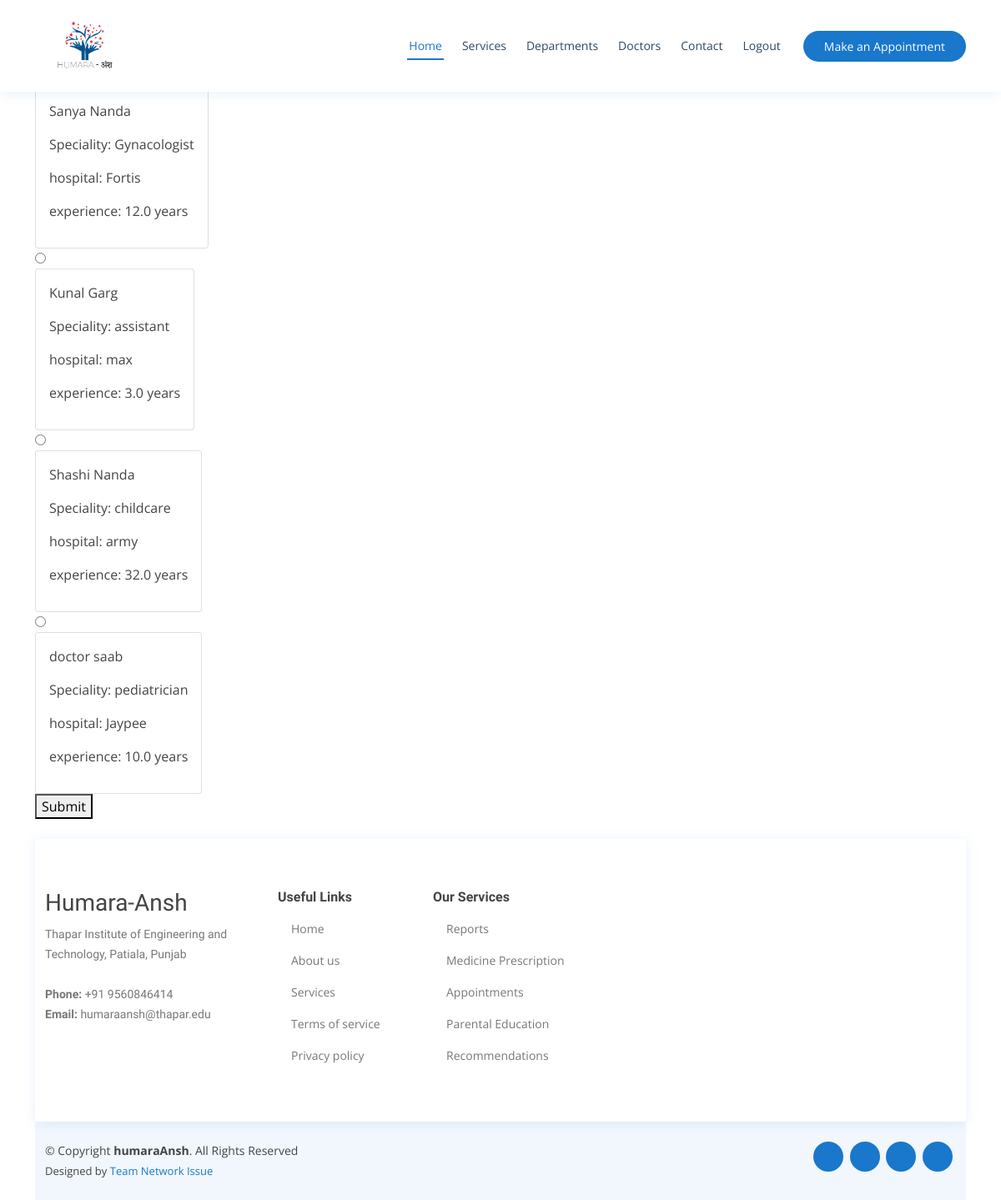
The app's page /map/select_doctor/ (signed in) with its own data.
### portal/models.py (models this page shows, shortened)
class Doctor(models.Model):
    user = models.OneToOneField(User, on_delete=models.CASCADE, primary_key=True)
    specialist = CharField(max_length=255)
    hospital = CharField(max_length=255)
    experience_years = FloatField(null=True)
    selected_by = models.ManyToManyField(Patient, related_name='choose_doctor')

class User(AbstractUser):
    is_patient = models.BooleanField(default=False)
    is_doctor = models.BooleanField(default=False)

### reports/views.py (the view)
# urls.py: path('select_doctor/', views.SelectView.as_view(), name='select_doctor'),
class SelectView(ListView):
	model = Doctor
	template_name = 'reports/selected.html'

### templates/reports/selected.html (shortened to what this page needs)
{% extends 'portal/base.html' %}
{% load static %}
{% block content %}
{% if user.is_authenticated %}
<div class="container">
<h1>Select Doctor</h1>
{% if user.is_authenticated %}
<form action="{% url 'reports:choice' %}" method="post" id="form1">
{% for doctor in object_list %}
    <label>
    <input type="radio" name="doc" class="card-input-element" value="{{ doctor.user.id }}"/>
        <div class="card">
         <div class="card-body">
            <p>{{ doctor.user.first_name }} {{ doctor.user.last_name }}</p>
            <p>Speciality: {{ doctor.specialist }}</p>
            <p>hospital: {{ doctor.hospital }}</p>
            <p>experience: {{doctor.experience_years}} years </p>
        </div>
        </div>
    </label>
<br>
{% endfor %}
</form>
<button type="submit" form="form1" value="Submit">Submit</button>
<br/><br/>
{% endif %}
{% endif %}
{% endblock %}

### templates/portal/base.html (shortened to what this page needs)
<!DOCTYPE html>
{% load static %}
<html lang="en">
<head>
  <link href="{% static 'assets/vendor/fontawesome-free/css/all.min.css' %}" rel="stylesheet">
  <link href="{% static 'assets/vendor/animate.css/animate.min.css' %}" rel="stylesheet">
  <link href="{% static 'assets/vendor/bootstrap/css/bootstrap.min.css' %}" rel="stylesheet">
  <link href="{% static 'assets/vendor/bootstrap-icons/bootstrap-icons.css' %}" rel="stylesheet">
  <link href="{% static 'assets/vendor/boxicons/css/boxicons.min.css' %}" rel="stylesheet">
  <link href="{% static 'assets/vendor/glightbox/css/glightbox.min.css' %}" rel="stylesheet">
  <link href="{% static 'assets/vendor/remixicon/remixicon.css' %}" rel="stylesheet">
  <link href="{% static 'assets/vendor/swiper/swiper-bundle.min.css' %}" rel="stylesheet">
  <link href="{% static 'assets/css/style.css' %}" rel="stylesheet">
</head>
<body>
  <header id="header" class="fixed-top">
    <div class="container d-flex align-items-center">
      <h1 class="logo me-auto"><a href="index.html"><img src="{% static '/assets/img/Logo (2).png' %}" alt="" style="width: 120px;height: 80px;"></a></h1>
      <nav id="navbar" class="navbar order-last order-lg-0">
        {% if user.is_doctor %}
        <ul>
          <li><a class="nav-link scrollto active" href="#hero">Home</a></li>
          <li><a class="nav-link scrollto" href="#services">Services</a></li>
          <li><a class="nav-link scrollto" href="#departments">Departments</a></li>
          <li><a class="nav-link scrollto" href="#doctors">Doctors</a></li>
          <li><a class="nav-link scrollto" href="#contact">Contact</a></li>
          <li><a class="nav-link" href="{% url 'portal:logout' %}">Logout</a></li>
        </ul>
        {% endif %}
      </nav>
      <a href="#appointment" class="appointment-btn scrollto"><span class="d-none d-md-inline">Make an</span> Appointment</a>
    </div>
  </header>
  <br/>
    {% block content %}
    {% endblock %}
    <footer id="footer">
      <div class="footer-top">
        <div class="container">
          <div class="row">
            <div class="col-lg-3 col-md-6 footer-contact">
              <h3>Humara-Ansh</h3>
              <p>Thapar Institute of Engineering and Technology, Patiala, Punjab <br><br>
                <strong>Phone:</strong> +91 9560846414<br>
                <strong>Email:</strong> humaraansh@thapar.edu<br>
              </p>
            </div>
            <div class="col-lg-2 col-md-6 footer-links">
              <h4>Useful Links</h4>
              <ul>
                <li><i class="bx bx-chevron-right"></i> <a href="#">Home</a></li>
                <li><i class="bx bx-chevron-right"></i> <a href="#">About us</a></li>
                <li><i class="bx bx-chevron-right"></i> <a href="#">Services</a></li>
                <li><i class="bx bx-chevron-right"></i> <a href="#">Terms of service</a></li>
                <li><i class="bx bx-chevron-right"></i> <a href="#">Privacy policy</a></li>
              </ul>
            </div>
            <div class="col-lg-3 col-md-6 footer-links">
              <h4>Our Services</h4>
              <ul>
                <li><i class="bx bx-chevron-right"></i> <a href="#">Reports</a></li>
                <li><i class="bx bx-chevron-right"></i> <a href="#">Medicine Prescription</a></li>
                <li><i class="bx bx-chevron-right"></i> <a href="#">Appointments</a></li>
                <li><i class="bx bx-chevron-right"></i> <a href="#">Parental Education</a></li>
                <li><i class="bx bx-chevron-right"></i> <a href="#">Recommendations</a></li>
              </ul>
            </div>
          </div>
        </div>
      </div>
      <div class="container d-md-flex py-4">
        <div class="me-md-auto text-center text-md-start">
          <div class="copyright">
            &copy; Copyright <strong><span>humaraAnsh</span></strong>. All Rights Reserved
          </div>
          <div class="credits">
            Designed by <a href="#">Team Network Issue</a>
          </div>
        </div>
        <div class="social-links text-center text-md-right pt-3 pt-md-0">
          <a href="#" class="twitter"><i class="bx bxl-google"></i></a>
          <a href="#" class="facebook"><i class="bx bxl-facebook"></i></a>
          <a href="#" class="instagram"><i class="bx bxl-instagram"></i></a>
          <a href="#" class="linkedin"><i class="bx bxl-linkedin"></i></a>
        </div>
      </div>
    </footer>
  </body>
</html>

### portal/static/assets/css/style.css (style rules this page uses)
body { font-family: "Open Sans", sans-serif; color: #444444; }
a { color: #1977cc; text-decoration: none; }
h1, h2, h3, h4, h5, h6 { font-family: "Raleway", sans-serif; }
#header { background: #fff; transition: all 0.5s; z-index: 997; padding: 15px 0; box-shadow: 0px 2px 15px rgba(25, 119, 204, 0.1); }
#header .logo { font-size: 30px; margin: 0; padding: 0; line-height: 1; font-weight: 700; letter-spacing: 0.5px; font-family: "Poppins", sans-serif; }
#header .logo a { color: #2c4964; }
#header .logo img { max-height: 400px; }
.appointment-btn { margin-left: 25px; background: #1977cc; color: #fff; border-radius: 50px; padding: 8px 25px; white-space: nowrap; transition: 0.3s; font-size: 14px; display: inline-block; }
.navbar { padding: 0; }
.navbar ul { margin: 0; padding: 0; display: flex; list-style: none; align-items: center; }
.navbar li { position: relative; }
.navbar > ul > li { position: relative; white-space: nowrap; padding: 8px 0 8px 20px; }
.navbar a, .navbar a:focus { display: flex; align-items: center; justify-content: space-between; font-size: 14px; color: #2c4964; white-space: nowrap; transition: 0.3s; border-bottom: 2px solid #fff; padding: 5px 2px; }
.navbar a:hover, .navbar .active, .navbar .active:focus, .navbar li:hover > a { color: #1977cc; border-color: #1977cc; }
#footer { color: #444444; font-size: 14px; background: #f1f7fd; }
#footer .footer-top { padding: 60px 0 30px 0; background: #fff; box-shadow: 0px 2px 15px rgba(25, 119, 204, 0.1); }
#footer .footer-top .footer-contact { margin-bottom: 30px; }
#footer .footer-top .footer-contact p { font-size: 14px; line-height: 24px; margin-bottom: 0; font-family: "Raleway", sans-serif; color: #777777; }
#footer .footer-top h4 { font-size: 16px; font-weight: bold; color: #444444; position: relative; padding-bottom: 12px; }
#footer .footer-top .footer-links { margin-bottom: 30px; }
#footer .footer-top .footer-links ul { list-style: none; padding: 0; margin: 0; }
#footer .footer-top .footer-links ul i { padding-right: 2px; color: #1c84e3; font-size: 18px; line-height: 1; }
#footer .footer-top .footer-links ul li { padding: 10px 0; display: flex; align-items: center; }
#footer .footer-top .footer-links ul li:first-child { padding-top: 0; }
#footer .footer-top .footer-links ul a { color: #777777; transition: 0.3s; display: inline-block; line-height: 1; }
#footer .credits { padding-top: 5px; font-size: 13px; color: #444444; }
#footer .social-links a { font-size: 18px; display: inline-block; background: #1977cc; color: #fff; line-height: 1; padding: 8px 0; margin-right: 4px; border-radius: 50%; text-align: center; width: 36px; height: 36px; transition: 0.3s; }

### records on screen
Doctor: user.first_name "Sanya", user.last_name "Nanda", specialist "Gynacologist", hospital "Fortis", experience_years "12.0"
Doctor: user.first_name "Kunal", user.last_name "Garg", specialist "assistant", hospital "max", experience_years "3.0"
Doctor: user.first_name "Shashi", user.last_name "Nanda", specialist "childcare", hospital "army", experience_years "32.0"
Doctor: user.first_name "doctor", user.last_name "saab", specialist "pediatrician", hospital "Jaypee", experience_years "10.0"
